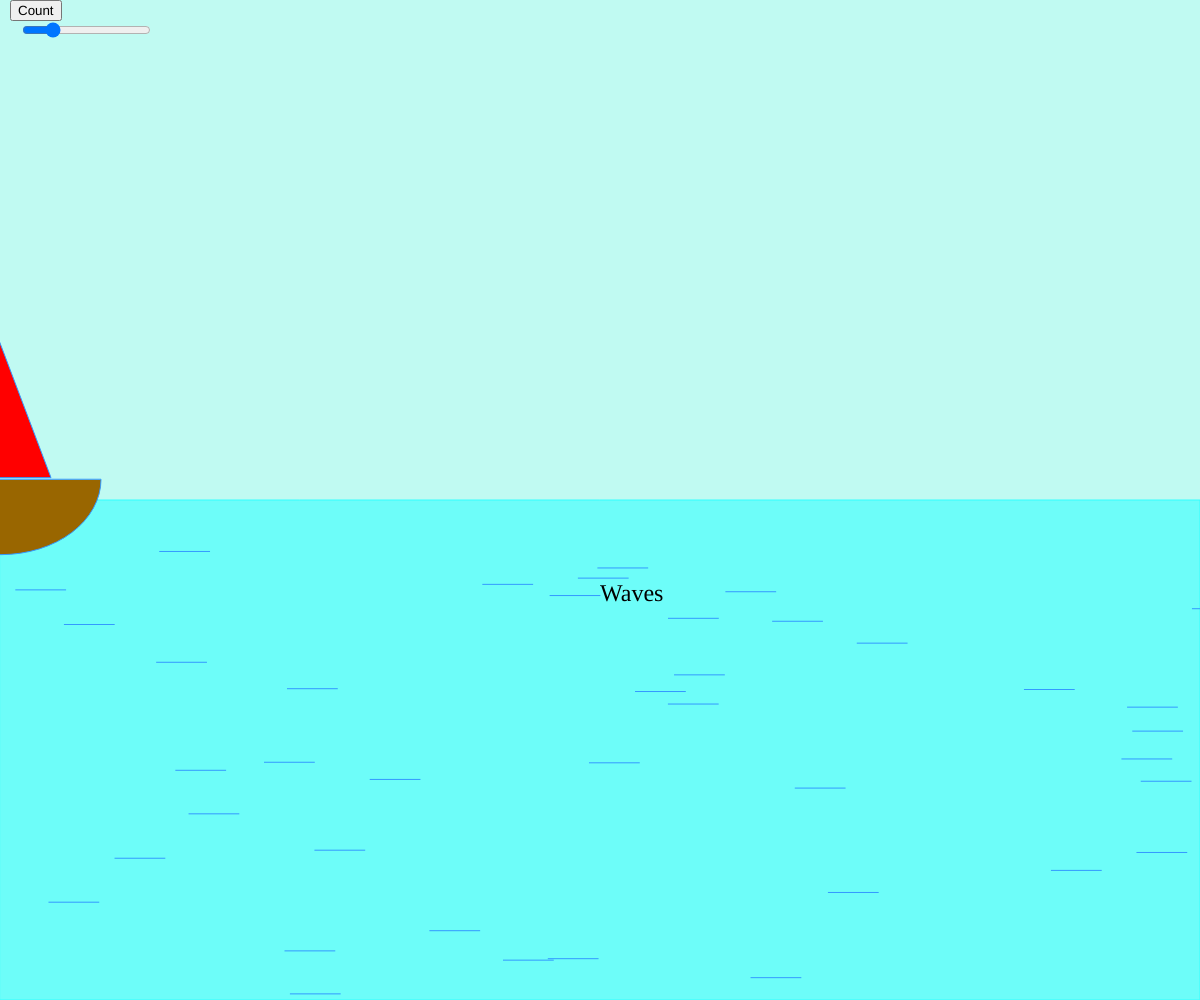
Frame 1 (no input)
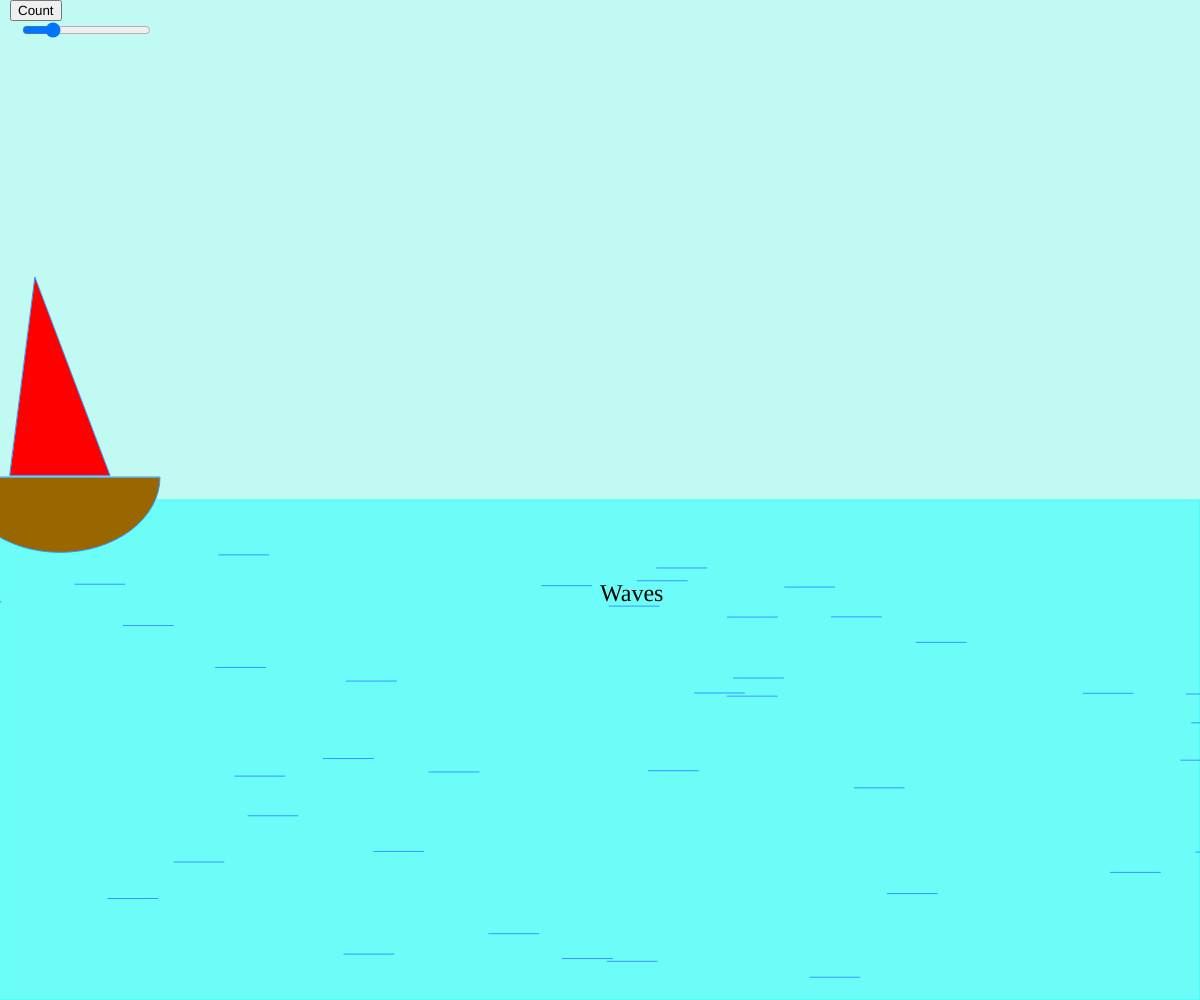
Frame 60 (no input)
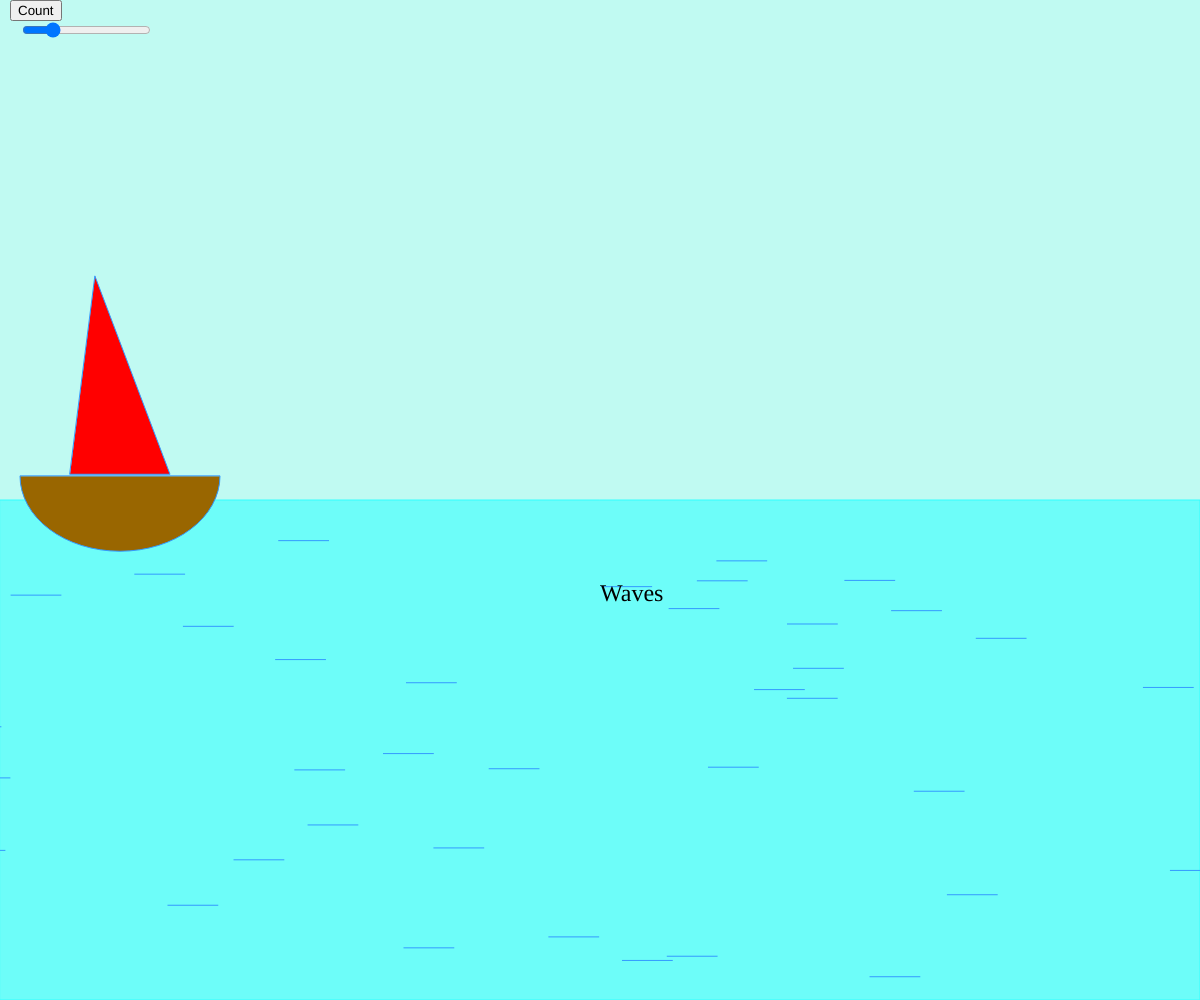
Frame 120 (the mouse pressed at the canvas centre since frame 60)

The p5.js sketch that drew these frames (run headless with seeded random() and noise() and a simulated clock; from frame 60 on, the mouse is pressed at the canvas centre):

// p5.js sketch
// ── sketch.js
var water = [];
var boat = [];
var desc;
var canvas;
var button;
var slider;

function setup() {
    canvas = createCanvas(windowWidth, windowHeight);
    canvas.position(0, 0);
    canvas.style('z-index', '-1');
    desc = createP("Waves");
    desc.position(width / 2, height / 1.8);
    desc.style("fontSize", "24px");
    slider = createSlider(0, 5, 1, 0.1);
    slider.position(20, 20);
    button = createButton('Count');
    button.position(10, 0);
    button.mousePressed(counter);

    for (var i = 0; i < width; i++) {
        water[i] = new Water();
    }
    //create boat
    for (i = 0; i < 1; i++) {
        boat.push(new Boat());
    }
}

function draw() {

    background(192, 250, 242);
    stroke(51, 255, 255);
    fill(51, 255, 255, 150);
    rect(0, height / 2, width, height / 2);


    //display water
    for (var i = 0; i < water.length; i = i + 30) {
        if (water[i]) {
            water[i].display();
            water[i].waves();
        }
    }
    /**
     * Checks to see if the boat gets to the edge of the sketch
     * If it does, let is disappear and a new one appears from the start of the width
     */
    for (i = 0; i < boat.length; i++) {
        if (boat[i].z > width) {
            boat[i].z = 0;
        }
        // display and move boat
        boat[i].move();
        boat[i].display();
    }
}
/**
 * Represents water
 * @class
 * @constructor
 */
function Water() {
    /** A variable to hold the location of the lines that act as the waves
     */
    this.x = random(width);
    this.y = random(height / 2 + 50, height);
    console.log(this.x);

    /** A variable to holds the speed of the waves
     */
    this.waves = function() {
            if (this.x > width) {
                this.x = -100;
            }
            this.x = this.x + slider.value();
            this.y += random(-1.25, 1.25);
        }
        /** The length of the lines that make up the waves
         */
    this.display = function() {
        stroke(51, 153, 255);
        line(this.x, this.y, this.x + 50, this.y);
    }
}

function counter() {

    boat.push(new Boat(0, height / 2));
}


/**
 * Represents the boat
 * @class
 * @constructor
 */
function Boat() {
    this.z = 0;
    this.y = height / 2 - 20;


    /** A variable to holds the speed and movement of the boat
     */
    this.move = function() {
            if (this.z > width) {
                this.z = width;
            }

            this.y += random(-1, 1);
            this.z = this.z + slider.value();
        }
        /** The shapes that make up the boat
         */
    this.display = function() {
        fill(153, 102, 0);
        arc(this.z, this.y, 200, 150, radians(0), radians(180), CHORD);
        fill(255, 0, 0);
        triangle(this.z - 50, this.y - 2, this.z + 50, this.y - 2, this.z - 25, this.y - 200);
    }

}
